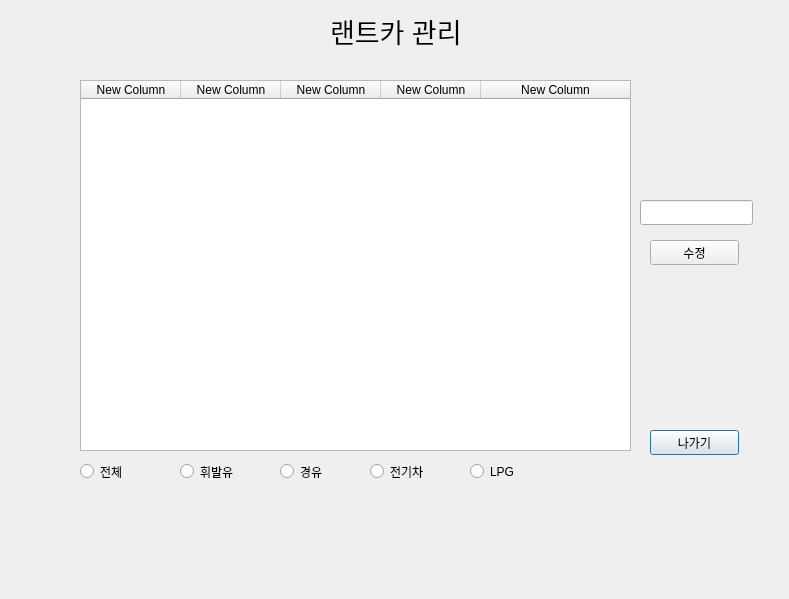
<?xml version="1.0" encoding="UTF-8"?>
<ui version="4.0">
 <class>car</class>
 <widget class="QDialog" name="car">
  <property name="geometry">
   <rect>
    <x>0</x>
    <y>0</y>
    <width>789</width>
    <height>599</height>
   </rect>
  </property>
  <property name="windowTitle">
   <string>Dialog</string>
  </property>
  <widget class="QPushButton" name="out_btn">
   <property name="geometry">
    <rect>
     <x>650</x>
     <y>430</y>
     <width>89</width>
     <height>25</height>
    </rect>
   </property>
   <property name="text">
    <string>나가기</string>
   </property>
  </widget>
  <widget class="QLabel" name="label">
   <property name="geometry">
    <rect>
     <x>330</x>
     <y>0</y>
     <width>321</width>
     <height>61</height>
    </rect>
   </property>
   <property name="font">
    <font>
     <pointsize>20</pointsize>
    </font>
   </property>
   <property name="text">
    <string>랜트카 관리</string>
   </property>
  </widget>
  <widget class="QTableWidget" name="tableWidget">
   <property name="geometry">
    <rect>
     <x>80</x>
     <y>80</y>
     <width>551</width>
     <height>371</height>
    </rect>
   </property>
   <attribute name="horizontalHeaderStretchLastSection">
    <bool>true</bool>
   </attribute>
   <column>
    <property name="text">
     <string>New Column</string>
    </property>
   </column>
   <column>
    <property name="text">
     <string>New Column</string>
    </property>
   </column>
   <column>
    <property name="text">
     <string>New Column</string>
    </property>
   </column>
   <column>
    <property name="text">
     <string>New Column</string>
    </property>
   </column>
   <column>
    <property name="text">
     <string>New Column</string>
    </property>
   </column>
  </widget>
  <widget class="QLineEdit" name="input">
   <property name="geometry">
    <rect>
     <x>640</x>
     <y>200</y>
     <width>113</width>
     <height>25</height>
    </rect>
   </property>
  </widget>
  <widget class="QPushButton" name="fix_btn">
   <property name="geometry">
    <rect>
     <x>650</x>
     <y>240</y>
     <width>89</width>
     <height>25</height>
    </rect>
   </property>
   <property name="text">
    <string>수정</string>
   </property>
  </widget>
  <widget class="QRadioButton" name="all">
   <property name="geometry">
    <rect>
     <x>80</x>
     <y>460</y>
     <width>61</width>
     <height>23</height>
    </rect>
   </property>
   <property name="text">
    <string>전체</string>
   </property>
  </widget>
  <widget class="QRadioButton" name="gasoline">
   <property name="geometry">
    <rect>
     <x>180</x>
     <y>460</y>
     <width>71</width>
     <height>23</height>
    </rect>
   </property>
   <property name="text">
    <string>휘발유</string>
   </property>
  </widget>
  <widget class="QRadioButton" name="disel">
   <property name="geometry">
    <rect>
     <x>280</x>
     <y>460</y>
     <width>71</width>
     <height>23</height>
    </rect>
   </property>
   <property name="text">
    <string>경유</string>
   </property>
  </widget>
  <widget class="QRadioButton" name="elec">
   <property name="geometry">
    <rect>
     <x>370</x>
     <y>460</y>
     <width>71</width>
     <height>23</height>
    </rect>
   </property>
   <property name="text">
    <string>전기차</string>
   </property>
  </widget>
  <widget class="QRadioButton" name="lpg">
   <property name="geometry">
    <rect>
     <x>470</x>
     <y>460</y>
     <width>71</width>
     <height>23</height>
    </rect>
   </property>
   <property name="text">
    <string>LPG</string>
   </property>
  </widget>
 </widget>
 <resources/>
 <connections/>
</ui>
